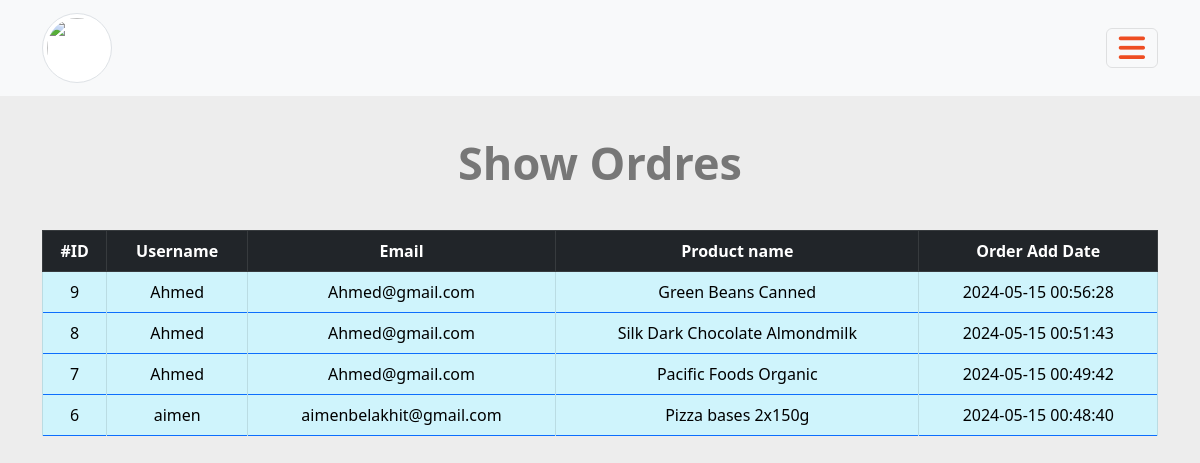
Page /admin/order.php (signed in) on the committed database.
### tables this page shows
CREATE TABLE `orders` (
  `Order_ID` int(11) NOT NULL,
  `Addrasse` varchar(255) NOT NULL,
  `Card_Num` varchar(255) NOT NULL,
  `CVC` varchar(255) NOT NULL,
  `Email` varchar(255) NOT NULL,
  `User` int(11) NOT NULL,
  `Item` int(11) NOT NULL,
  `Mount` float NOT NULL,
  `Quantity` int(11) NOT NULL,
  `Card_Exp` date NOT NULL,
  `AddDate` datetime NOT NULL
);

CREATE TABLE `users` (
  `UserID` int(11) NOT NULL,
  `Username` varchar(255) NOT NULL,
  `Password` varchar(255) NOT NULL,
  `Email` varchar(255) NOT NULL,
  `Fullname` varchar(255) NOT NULL,
  `GroupID` int(11) NOT NULL DEFAULT 0,
  `TrustStatus` int(11) NOT NULL DEFAULT 0,
  `RegStatus` int(11) NOT NULL DEFAULT 0,
  `Date` date NOT NULL,
  `Avater` varchar(255) NOT NULL DEFAULT 'defulet.png'
);

CREATE TABLE `items` (
  `Item_ID` int(11) NOT NULL,
  `Name` varchar(255) NOT NULL,
  `Description` text NOT NULL,
  `Price` varchar(255) NOT NULL,
  `Add_Date` date NOT NULL,
  `Country_Made` varchar(255) NOT NULL,
  `Image` varchar(255) NOT NULL DEFAULT 'defulet.png',
  `Status` varchar(255) NOT NULL,
  `Rating` smallint(6) NOT NULL,
  `Approve` tinyint(4) NOT NULL DEFAULT 0,
  `Cat_ID` int(11) NOT NULL,
  `Member_ID` int(11) NOT NULL
);

### admin/order.php (the view, shortened to what this page needs)
<?php
if(isset($_SESSION['Username'])){
    include 'init.php';
    ?>
        <h2 class="page-header text-center">Show Ordres</h2>
            <div class="container">
                <div class="table-responsive">
                <table class="table table-bordered border-primary text-center">
                    <thead class="table-dark">
                    <tr>
                        <th class="table-dark">#ID</th>
                        <th class="table-dark">Username</th>
                        <th class="table-dark">Email</th>
                        <th class="table-dark">Product name</th>
                        <th class="table-dark">Order Add Date</th>
                    </tr>
                    </thead>
                    <tbody>
                        <?php
                        $OrderStmt = $connect->prepare("SELECT
                        orders.*,users.Username,items.Name
                                                        FROM orders
                                                        INNER JOIN users
                                                        ON users.UserID = orders.user
                                                        INNER JOIN items
                                                        ON items.Item_ID = orders.Item
                                                        ORDER BY  Order_ID DESC;
                                                             ");
                        $OrderStmt -> execute();
                        $Orders    = $OrderStmt -> fetchAll();
                        foreach($Orders as $order){
                            ?>
                            <tr>
                            <td class="table-info"><?php echo $order['Order_ID'] ?></td>
                            <td class="table-info"><?php echo $order['Username'] ?></td>
                            <td class="table-info"><?php echo $order['Email'] ?></td>
                            <td class="table-info"><?php echo $order['Name'] ?></td>
                            <td class="table-info"><?php echo $order['AddDate'] ?></td>
                            </tr>
                            <?php
                        }
                        ?>
                    </tbody>
                </table>
                </div>
            </div>
   <?php }
    else{
                $errorMasseg = '<div class="alert alert-danger" > erorr your Page   Note Fondet </div> ';
                $pageRedirct = 'back';
                echo '<div class="container" >';
                redirect($errorMasseg,$pageRedirct,5);
                echo '</div>';
    }
    include $tpl.'footer.php';

### admin/layout/css/mainStyle.css (style rules this page uses)
:root { --spaceBteween: 20px; --separteur: 80px; --mainColor: #333; --secandColor: #777; --secandColor: #000; --mainBackgroundColor: #ededed; --SacendBackgroundColor: #ee4d22; --TherdBackgroundColor: #fff; }
body { font-family: "Segoe UI", Tahoma, Geneva, Verdana, sans-serif; background-color: var(--mainBackgroundColor); color: var(--mainColor); }
h2 { color: #777; margin: 40px auto; font-size: 45px; font-weight: bold; }

### rows in the picture
orders: Order_ID "9", User.Username "Ahmed", Email "Ahmed@gmail.com", Item.Name "Green Beans Canned", AddDate "2024-05-15 00:56:28"
orders: Order_ID "8", User.Username "Ahmed", Email "Ahmed@gmail.com", Item.Name "Silk Dark Chocolate Almondmilk", AddDate "2024-05-15 00:51:43"
orders: Order_ID "7", User.Username "Ahmed", Email "Ahmed@gmail.com", Item.Name "Pacific Foods Organic", AddDate "2024-05-15 00:49:42"
orders: Order_ID "6", User.Username "aimen", Email "aimenbelakhit@gmail.com", Item.Name "Pizza bases 2x150g", AddDate "2024-05-15 00:48:40"
